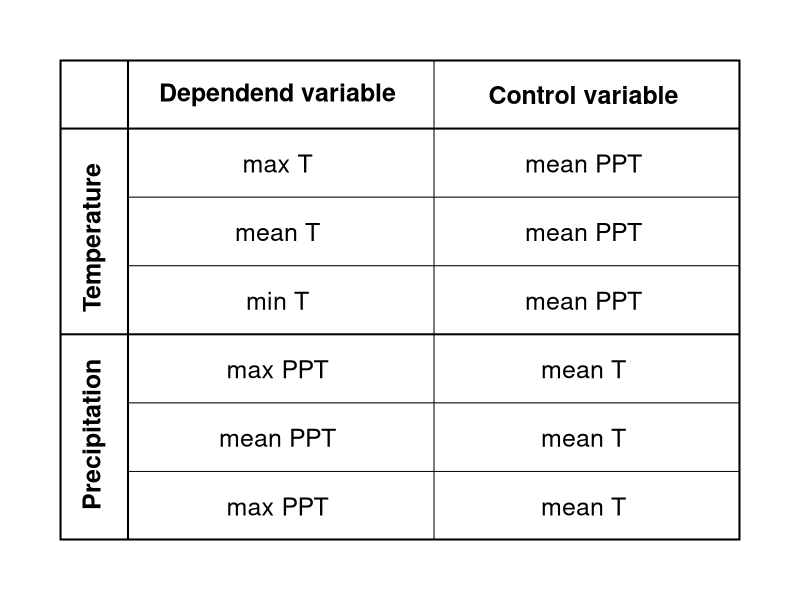

Source code (R):
#set margin parametres for the plot
par(mar=c(3,3,3,3))

#make the empty plot
plot(1, type = "n", xlab = "", ylab = "", xlim = c(0, 10), ylim = c(0, 10),
     xaxs = "i", yaxs = "i", axes = F, frame.plot = TRUE)

#make lines creating a table (cols)
lines(c(0, 0), c(0, 10), lwd = 3)
lines(c(1, 1), c(0, 10), lwd = 2)
lines(c(5.5, 5.5), c(0, 10))
lines(c(10, 10), c(0, 10), lwd = 3)

#make lines creating a table (rows)
lines(c(0, 10), c(0, 0), lwd = 3)
lines(c(1, 10), c(10/7, 10/7))
lines(c(1, 10), c(10/7 *2, 10/7 *2))
lines(c(0, 10), c(10/7 *3, 10/7 *3), lwd = 2)
lines(c(1, 10), c(10/7 *4, 10/7 *4))
lines(c(1, 10), c(10/7 *5, 10/7 *5))
lines(c(0, 10), c(10/7 *6, 10/7 *6), lwd = 2)
lines(c(0, 10), c(10, 10), lwd = 3)

#add text to the table
text(0.5, 2.2, 'Precipitation', srt = 90, cex = 1.5, font = 2)
text(0.5, 6.3, 'Temperature', srt = 90, cex = 1.5, font = 2)

text(3.2, 0.7, 'max PPT', cex = 1.5)
text(3.2, 10/7 + 0.7, 'mean PPT', cex = 1.5)
text(3.2, (10/7 * 2) + 0.7, 'max PPT', cex = 1.5)
text(3.2, (10/7 * 3) + 0.7, 'min T', cex = 1.5)
text(3.2, (10/7 * 4) + 0.7, 'mean T', cex = 1.5)
text(3.2, (10/7 * 5) + 0.7, 'max T', cex = 1.5)

text(7.7, 0.7, 'mean T', cex = 1.5)
text(7.7, 10/7 + 0.7, 'mean T', cex = 1.5)
text(7.7, (10/7 * 2) + 0.7, 'mean T', cex = 1.5)
text(7.7, (10/7 * 3) + 0.7, 'mean PPT', cex = 1.5)
text(7.7, (10/7 * 4) + 0.7, 'mean PPT', cex = 1.5)
text(7.7, (10/7 * 5) + 0.7, 'mean PPT', cex = 1.5)

text(3.2, (10/7 * 6) + 0.7, 'Dependend variable', cex = 1.5, font = 2)
text(7.7, (10/7 * 6) + 0.7, 'Control variable', cex = 1.5, font = 2)



